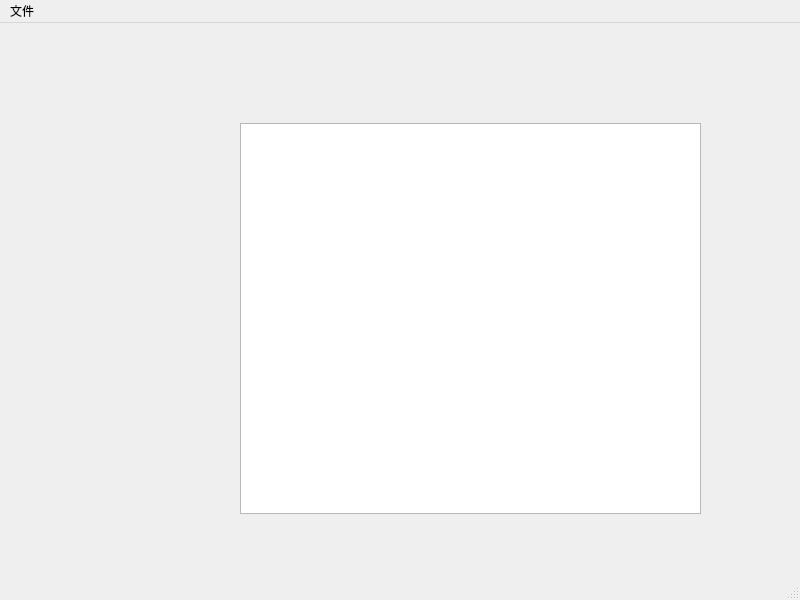
<?xml version="1.0" encoding="UTF-8"?>
<ui version="4.0">
 <class>MainWindow</class>
 <widget class="QMainWindow" name="MainWindow">
  <property name="geometry">
   <rect>
    <x>0</x>
    <y>0</y>
    <width>800</width>
    <height>600</height>
   </rect>
  </property>
  <property name="windowTitle">
   <string>MainWindow</string>
  </property>
  <widget class="QWidget" name="centralwidget">
   <widget class="QTableView" name="RouteDetailTable">
    <property name="geometry">
     <rect>
      <x>240</x>
      <y>100</y>
      <width>461</width>
      <height>391</height>
     </rect>
    </property>
   </widget>
  </widget>
  <widget class="QMenuBar" name="menubar">
   <property name="geometry">
    <rect>
     <x>0</x>
     <y>0</y>
     <width>800</width>
     <height>21</height>
    </rect>
   </property>
   <widget class="QMenu" name="menu">
    <property name="title">
     <string>文件</string>
    </property>
    <addaction name="action_Open"/>
   </widget>
   <addaction name="menu"/>
  </widget>
  <widget class="QStatusBar" name="statusbar"/>
  <action name="action_Open">
   <property name="text">
    <string>Open File(&amp;O)</string>
   </property>
  </action>
 </widget>
 <resources/>
 <connections/>
</ui>
